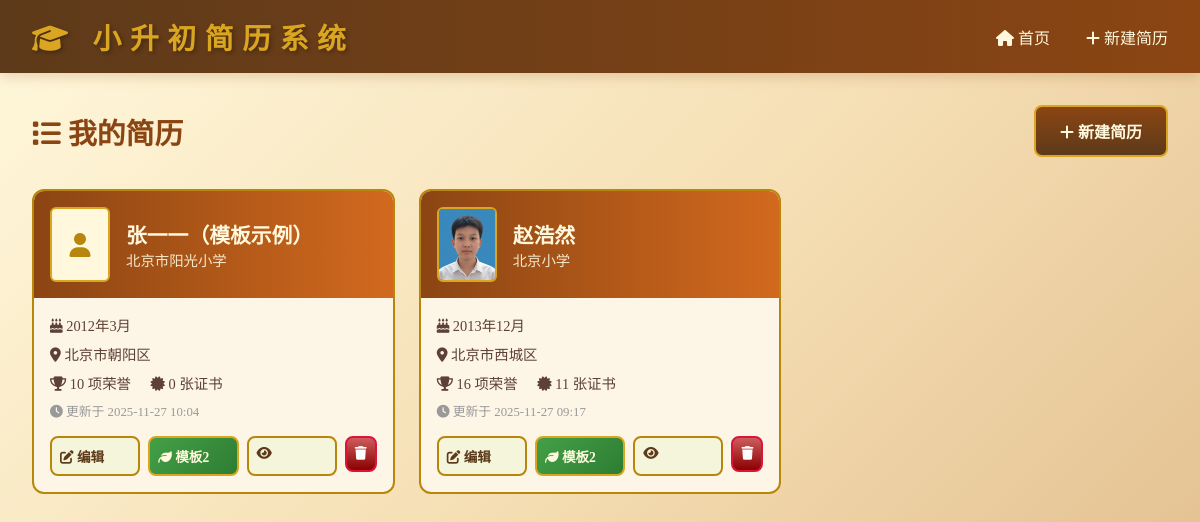
The page / on the database its author committed.
### app.py (models this page shows)
class Student(db.Model):
    id = db.Column(db.Integer, primary_key=True)
    name = db.Column(db.String(50), nullable=False)
    gender = db.Column(db.String(10), default='男')
    birth_date = db.Column(db.String(20))
    height = db.Column(db.String(10))
    school = db.Column(db.String(100))
    class_name = db.Column(db.String(50))
    district = db.Column(db.String(100))
    address = db.Column(db.String(200))
    phone = db.Column(db.String(20))
    hobbies = db.Column(db.String(200))
    photo = db.Column(db.String(200))  # 人像照片路径
    self_intro = db.Column(db.Text)
    parent_message = db.Column(db.Text)
    teacher_comment = db.Column(db.Text)
    created_at = db.Column(db.DateTime, default=datetime.utcnow)
    updated_at = db.Column(db.DateTime, default=datetime.utcnow, onupdate=datetime.utcnow)
    awards = db.relationship('Award', backref='student', lazy=True, cascade='all, delete-orphan')
    certificates = db.relationship('Certificate', backref='student', lazy=True, cascade='all, delete-orphan')

### app.py (the view)
@app.route('/')
def index():
    students = Student.query.order_by(Student.updated_at.desc()).all()
    return render_template('index.html', students=students)

### app.py (called while the page is built)
@app.context_processor
def utility_processor():
    return {'now': datetime.now}

### templates/index.html (shortened to what this page needs)
{% extends "base.html" %}
{% block content %}
<div style="display: flex; justify-content: space-between; align-items: center; margin-bottom: 2rem;">
    <h2 style="color: var(--primary-brown); font-size: 1.8rem;">
        <i class="fas fa-list"></i> 我的简历
    </h2>
    <a href="{{ url_for('create_resume') }}" class="btn btn-primary">
        <i class="fas fa-plus"></i> 新建简历
    </a>
</div>
{% if students %}
<div class="resume-list">
    {% for student in students %}
    <div class="resume-item">
        <div class="resume-item-header">
            {% if student.photo %}
            <img src="{{ url_for('static', filename=student.photo) }}" alt="照片" class="resume-item-photo">
            {% else %}
            <div class="resume-item-photo" style="background: var(--cream); display: flex; align-items: center; justify-content: center;">
                <i class="fas fa-user" style="font-size: 1.5rem; color: var(--border-gold);"></i>
            </div>
            {% endif %}
            <div>
                <div class="resume-item-name">{{ student.name or '未命名' }}</div>
                <div class="resume-item-school">{{ student.school or '未填写学校' }}</div>
            </div>
        </div>
        <div class="resume-item-body">
            <div class="resume-item-info">
                <i class="fas fa-birthday-cake"></i> {{ student.birth_date or '未填写' }}
            </div>
            <div class="resume-item-info">
                <i class="fas fa-map-marker-alt"></i> {{ student.district or '未填写' }}
            </div>
            <div class="resume-item-info">
                <i class="fas fa-trophy"></i> {{ student.awards|length }} 项荣誉
                <i class="fas fa-certificate" style="margin-left: 1rem;"></i> {{ student.certificates|length }} 张证书
            </div>
            <div class="resume-item-info" style="font-size: 0.8rem; color: #999;">
                <i class="fas fa-clock"></i> 更新于 {{ student.updated_at.strftime('%Y-%m-%d %H:%M') if student.updated_at else '未知' }}
            </div>
            <div class="resume-item-actions">
                <a href="{{ url_for('edit_resume', student_id=student.id) }}" class="btn btn-secondary">
                    <i class="fas fa-edit"></i> 编辑
                </a>
                <a href="{{ url_for('preview_resume_template2', student_id=student.id) }}" class="btn btn-primary" style="background: linear-gradient(135deg, #43A047, #2E7D32);" title="模板2（推荐）">
                    <i class="fas fa-leaf"></i> 模板2
                </a>
                <a href="{{ url_for('preview_resume', student_id=student.id) }}" class="btn btn-secondary" title="棕色模板">
                    <i class="fas fa-eye"></i>
                </a>
                <form action="{{ url_for('delete_resume', student_id=student.id) }}" method="POST" onsubmit="return confirm('确定要删除这份简历吗？');">
                    <button type="submit" class="btn btn-danger">
                        <i class="fas fa-trash"></i>
                    </button>
                </form>
            </div>
        </div>
    </div>
    {% endfor %}
</div>
{% endif %}
{% endblock %}

### static/css/style.css (style rules this page uses)
:root { --primary-brown: #8B4513; --dark-brown: #5D3A1A; --light-brown: #D2691E; --gold: #DAA520; --cream: #FFF8DC; --ivory: #FFFFF0; --beige: #F5F5DC; --warm-white: #FDF5E6; --text-dark: #3E2723; --text-light: #5D4037; --border-gold: #B8860B; --shadow: rgba(139, 69, 19, 0.2); }
* { margin: 0; padding: 0; box-sizing: border-box; }
body { font-family: 'Noto Serif SC', 'SimSun', serif; background: linear-gradient(135deg, #FFF8DC 0%, #F5DEB3 50%, #DEB887 100%); min-height: 100vh; color: var(--text-dark); }
.btn { display: inline-block; padding: 0.75rem 1.5rem; border: none; border-radius: 8px; font-size: 1rem; font-weight: 600; cursor: pointer; transition: all 0.3s; text-decoration: none; font-family: inherit; }
.btn-primary { background: linear-gradient(to bottom, var(--primary-brown), var(--dark-brown)); color: var(--cream); border: 2px solid var(--gold); }
.btn-secondary { background: var(--beige); color: var(--dark-brown); border: 2px solid var(--border-gold); }
.btn-danger { background: linear-gradient(to bottom, #CD5C5C, #8B0000); color: white; border: 2px solid #DC143C; }
.resume-list { display: grid; grid-template-columns: repeat(auto-fill, minmax(300px, 1fr)); gap: 1.5rem; }
.resume-item { background: var(--warm-white); border-radius: 12px; overflow: hidden; border: 2px solid var(--border-gold); transition: all 0.3s; }
.resume-item-header { background: linear-gradient(to right, var(--primary-brown), var(--light-brown)); color: var(--cream); padding: 1rem; display: flex; align-items: center; gap: 1rem; }
.resume-item-photo { width: 60px; height: 75px; border-radius: 6px; object-fit: cover; border: 2px solid var(--gold); }
.resume-item-name { font-size: 1.3rem; font-weight: 700; }
.resume-item-school { font-size: 0.9rem; opacity: 0.9; }
.resume-item-body { padding: 1rem; }
.resume-item-info { font-size: 0.9rem; color: var(--text-light); margin-bottom: 0.5rem; }
.resume-item-actions { display: flex; gap: 0.5rem; margin-top: 1rem; }
.resume-item-actions .btn { flex: 1; padding: 0.5rem; font-size: 0.85rem; }
.card, .resume-item { animation: fadeIn 0.5s ease-out; }

### rows shown on the page
Student: name "张一一（模板示例）", school "北京市阳光小学", birth_date "2012年3月", district "北京市朝阳区", awards|length "10", certificates|length "0", updated_at "2025-11-27 10:04"
Student: photo (picture), name "赵浩然", school "北京小学", birth_date "2013年12月", district "北京市西城区", awards|length "16", certificates|length "11", updated_at "2025-11-27 09:17"
